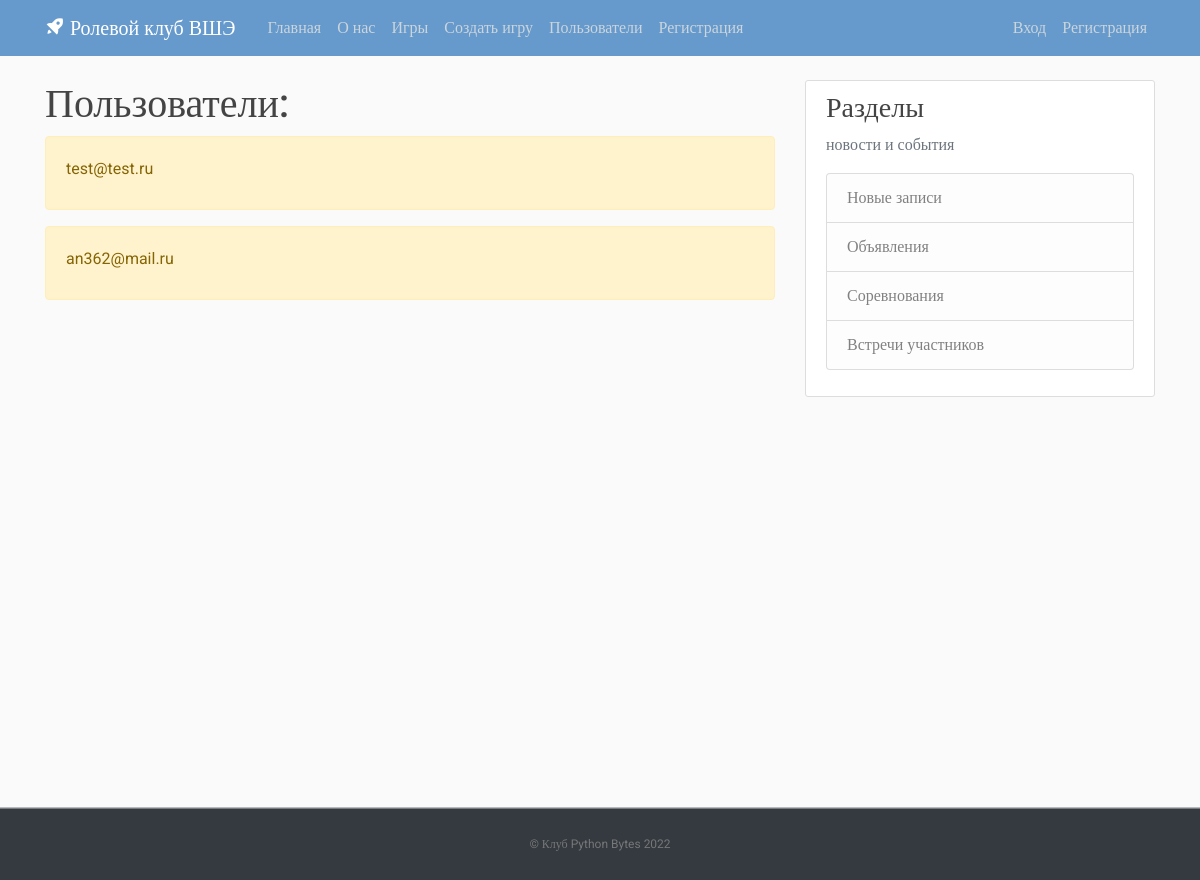
The app's page /users, older data.
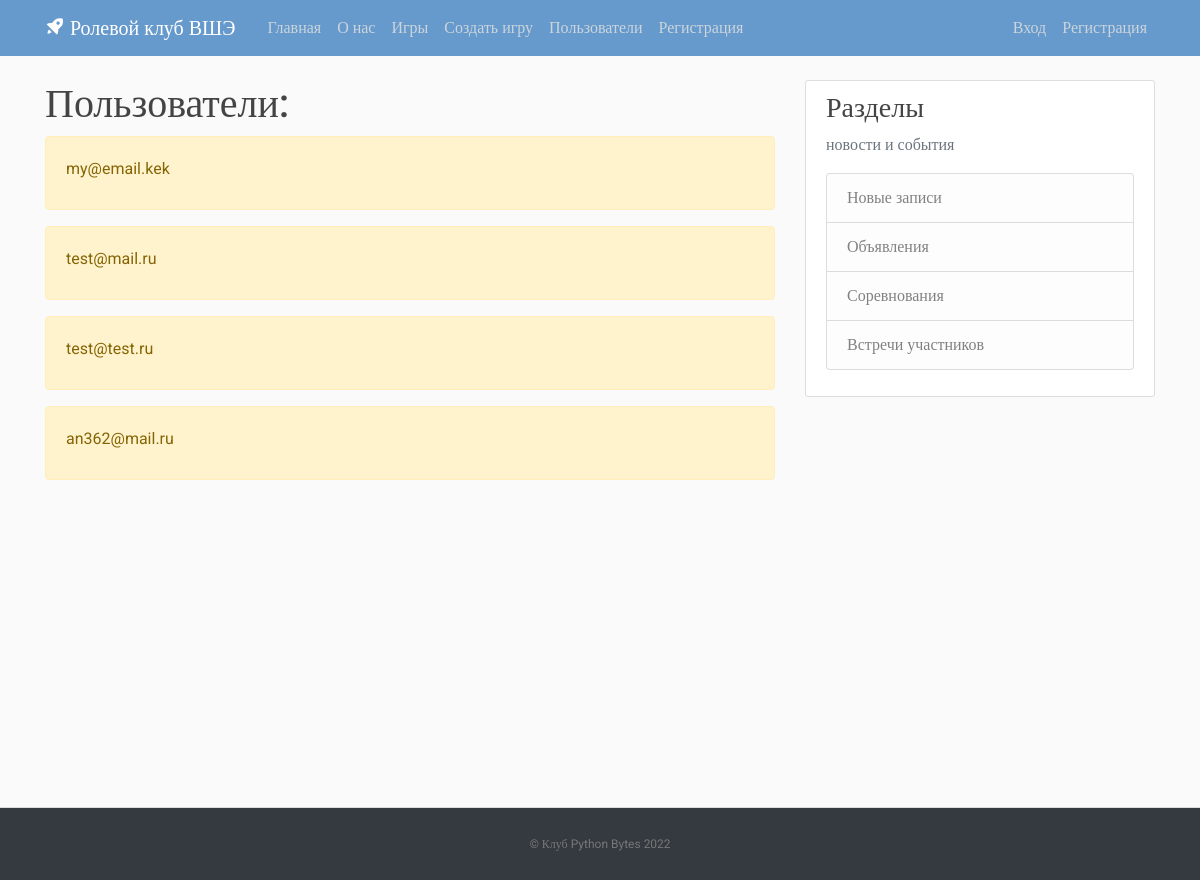
The same page, newer data.
### apps/users/models.py (models this page shows)
class User(AbstractUser):
    email = models.EmailField(
        verbose_name='email',
        unique=True,
        max_length=255
    )
    first_name = models.CharField(
        verbose_name='Имя',
        max_length=100
    )
    last_name = models.CharField(
        verbose_name='Фамилия',
        max_length=100
    )
    is_staff = models.BooleanField(
        verbose_name='admin',
        default=False
    )
    class Meta:
        verbose_name = 'user'
        verbose_name_plural = 'users'

### apps/users/views.py (the view)
# urls.py: path('users', views.users, name='users'),
def users(request):
    users = User.objects.order_by('-id')
    return render(request, 'users/users.html', {'title': 'Пользователи', 'users': users})

### templates/users/users.html (shortened to what this page needs)
{% extends 'main/template.html' %}
{% block content %}
    <h1> Пользователи: </h1>
    {% if users %}
        {% for el in users %}
            <div class="alert alert-warning mt-2">
                <p> {{ el.email }}</p>
            </div>
        {% endfor %}
    {% else %}
        <p>У нас нет записей!</p>
    {% endif %}
{% endblock %}

Row changes from the older to the newer data that the page shows:
added User: email "my@email.kek"
added User: email "test@mail.ru"
